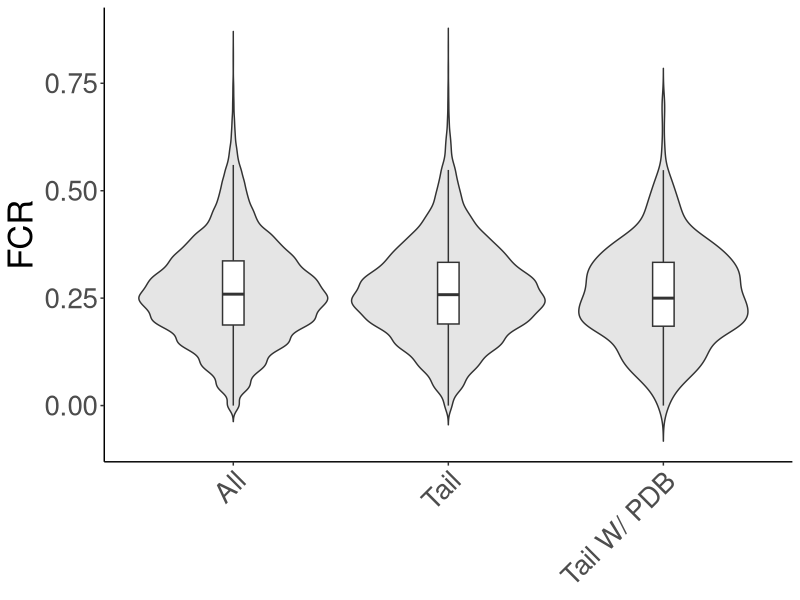
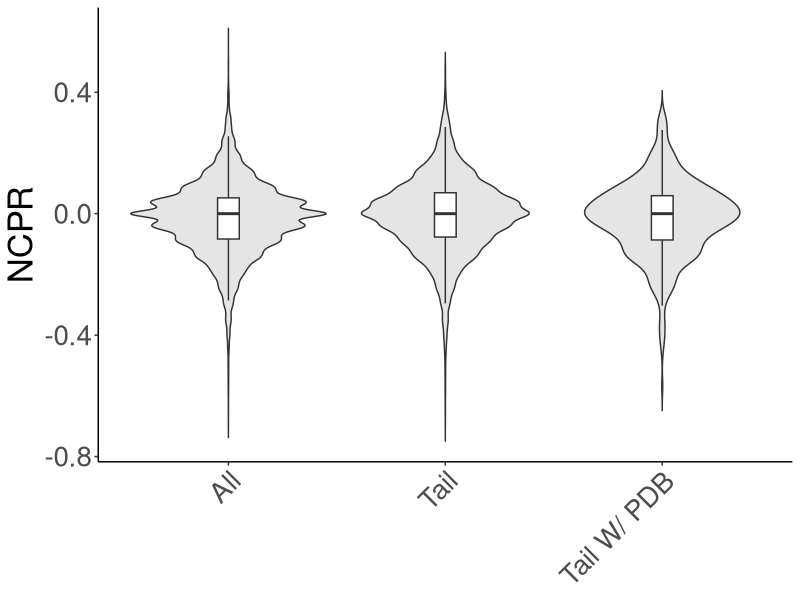
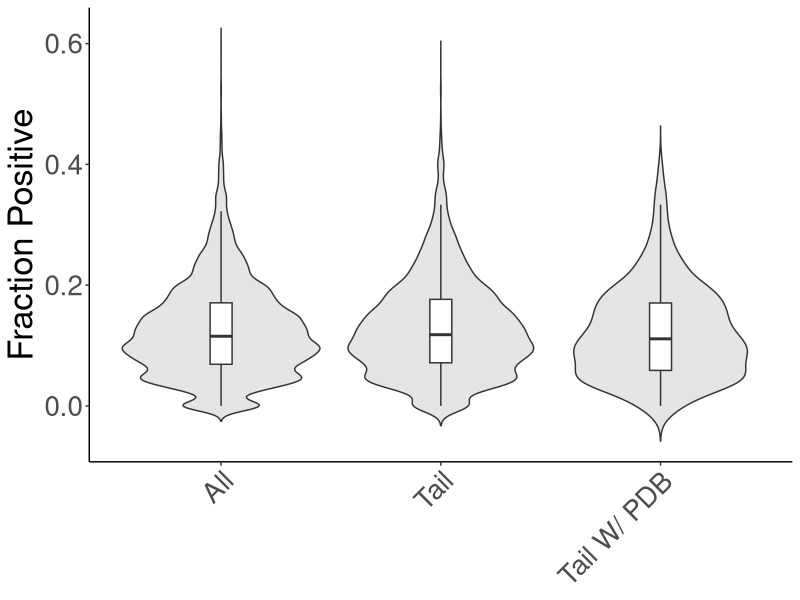
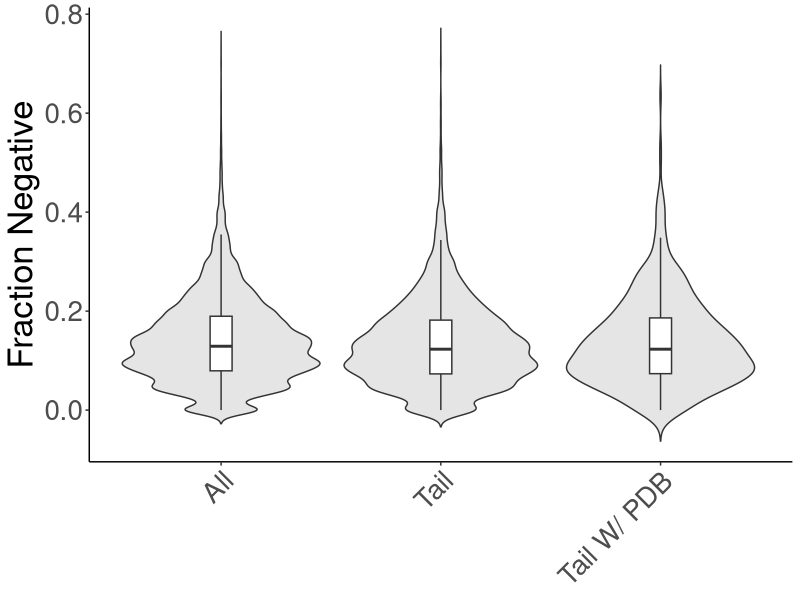
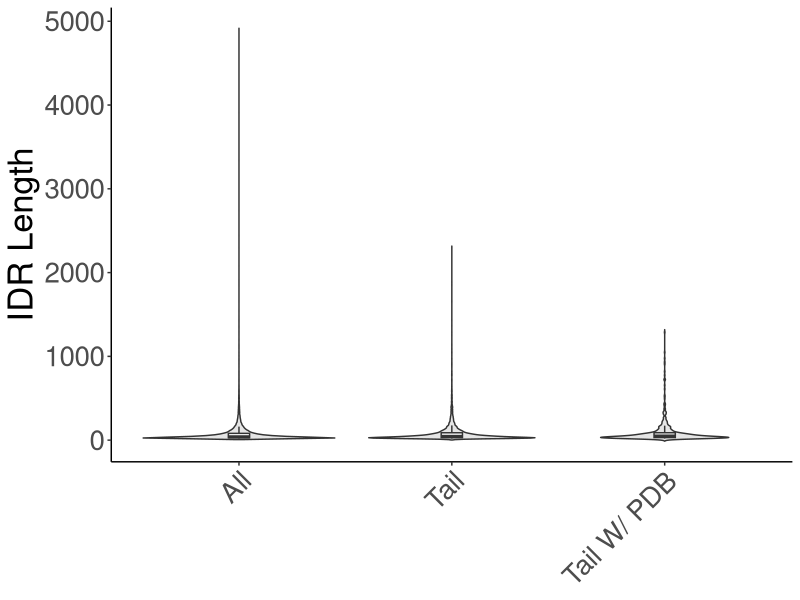
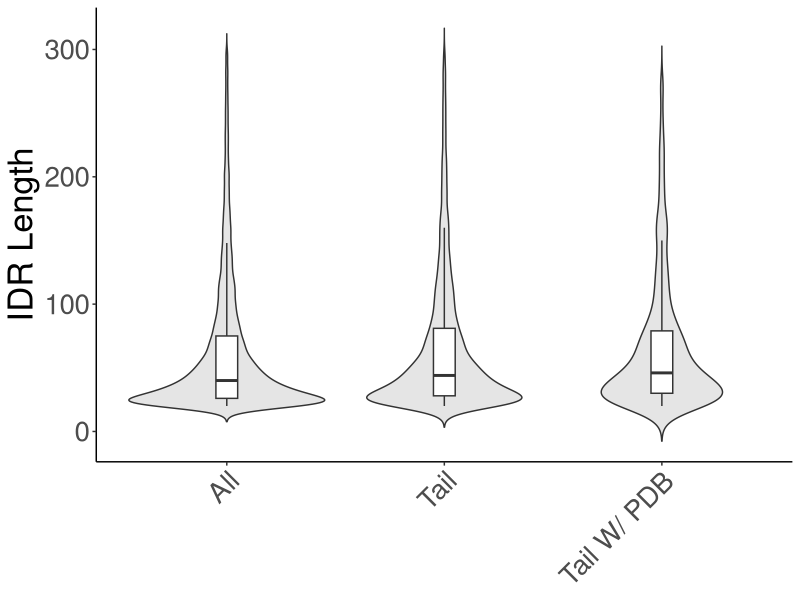
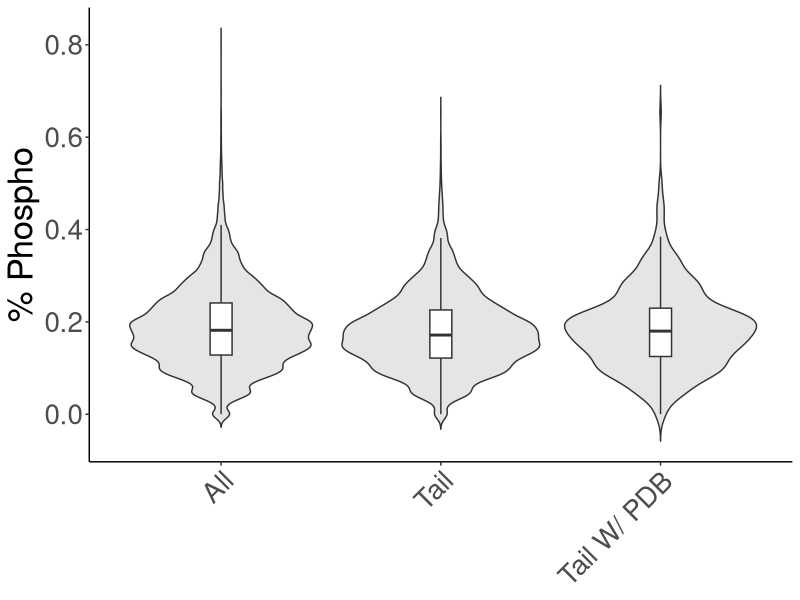
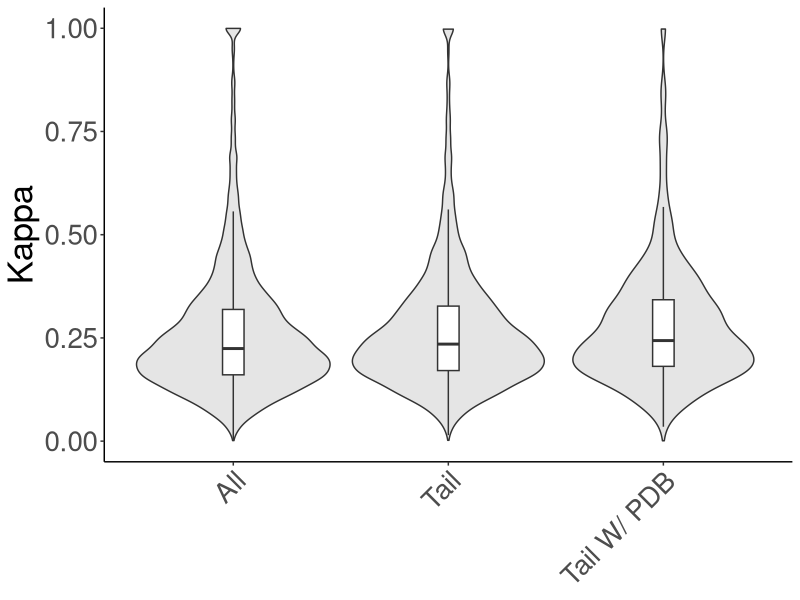

Write the R code that produced these figures, in order. (Note: this script raises an error after producing the figures.)
library(dplyr)
library(tidyr)
library(ggplot2)
library(rstatix) #requires installation of 'coin' packages as well

fcr_data = read.csv('./Output_Data/fcr.csv')
ncpr_data = read.csv('./Output_Data/ncpr.csv')
fp_data = read.csv('./Output_Data/fp.csv')
fn_data = read.csv('./Output_Data/fn.csv')
idr_len_data = read.csv('./Output_Data/idr_len.csv')
idr_len_sequence_len_data = read.csv('./Output_Data/idr_len_sequence_len.csv')
kappa_data = read.csv('./Output_Data/kappa.csv')
phospho_data = read.csv('./Output_Data/phospho.csv')


fcr_long_df = fcr_data %>% gather(idr_type, fcr, all:C_w_pdb) %>% filter(!is.na(fcr)) %>% as.data.frame()
ncpr_long_df = ncpr_data %>% gather(idr_type, ncpr, all:C_w_pdb) %>% filter(!is.na(ncpr)) %>% as.data.frame()
fp_long_df = fp_data %>% gather(idr_type, fp, all:C_w_pdb) %>% filter(!is.na(fp)) %>% as.data.frame()
fn_long_df = fn_data %>% gather(idr_type, fn, all:C_w_pdb) %>% filter(!is.na(fn)) %>% as.data.frame()
idr_len_long_df = idr_len_data %>% gather(idr_type, idr_len, all:C_w_pdb) %>% filter(!is.na(idr_len)) %>% as.data.frame()
idr_len_sequence_len_long_df = idr_len_sequence_len_data %>% gather(idr_type, idr_len_sequence_len, all:C_w_pdb) %>% filter(!is.na(idr_len_sequence_len)) %>% as.data.frame()
kappa_long_df = kappa_data %>% gather(idr_type, kappa, all:C_w_pdb) %>% filter(!is.na(kappa)) %>% as.data.frame()
phospho_long_df = phospho_data %>% gather(idr_type, phospho, all:C_w_pdb) %>% filter(!is.na(phospho)) %>% as.data.frame()


combine_n_c_term = function(data)
{
  n_c_tail_data = data %>% filter(idr_type %in% c('N', 'C')) %>% as.data.frame()
  n_c_tail_w_pdb_data = data %>% filter(idr_type %in% c('N_w_pdb', 'C_w_pdb')) %>% as.data.frame()
  
  n_c_tail_data$idr_type = 'tail'
  n_c_tail_w_pdb_data$idr_type = 'tail_w_pdb'
  
  data = bind_rows(data, n_c_tail_data)
  data = bind_rows(data, n_c_tail_w_pdb_data)
  
  data = data %>% filter((idr_type %in% c('N', 'C', 'N_w_pdb', 'C_w_pdb')) == FALSE) %>% as.data.frame()
  
  return(data)
}

fcr_long_df_processed = combine_n_c_term(fcr_long_df)
ncpr_long_df_processed = combine_n_c_term(ncpr_long_df)
fp_long_df_processed = combine_n_c_term(fp_long_df)
fn_long_df_processed = combine_n_c_term(fn_long_df)
idr_len_long_df_processed = combine_n_c_term(idr_len_long_df)
idr_len_sequence_len_long_df_processed = combine_n_c_term(idr_len_sequence_len_long_df)
kappa_long_df_processed = combine_n_c_term(kappa_long_df)
phospho_long_df_processed = combine_n_c_term(phospho_long_df)

all_features_long_df = cbind(fcr_long_df, 
                             ncpr_long_df,
                             fp_long_df,
                             fn_long_df,
                             idr_len_long_df,
                             idr_len_sequence_len_long_df,
                             kappa_long_df,
                             phospho_long_df)



plot_single_feature = function(data, feature, feature_str, comparison_type_str)
{
  
  if (comparison_type_str == 'All') { 
    data = data %>% filter(idr_type %in% c('all', 'tail', 'tail_w_pdb')) %>% as.data.frame()
    data[data$idr_type == 'all', 'idr_type'] = 'All'
    data[data$idr_type == 'tail', 'idr_type'] = 'Tail'
    data[data$idr_type == 'tail_w_pdb', 'idr_type'] = 'Tail W/ PDB'
    data$idr_type = factor(data$idr_type, levels = c('All', 'Tail', 'Tail W/ PDB'))
    plot_save_dir = './Output_Plots/All_Comparison'
  } else {
    data = data %>% filter(idr_type %in% c('non_tail', 'tail', 'tail_w_pdb')) %>% as.data.frame()
    data[data$idr_type == 'non_tail', 'idr_type'] = 'Non-Tail'
    data[data$idr_type == 'tail', 'idr_type'] = 'Tail'
    data[data$idr_type == 'tail_w_pdb', 'idr_type'] = 'Tail W/ PDB'
    data$idr_type = factor(data$idr_type, levels = c('Non-Tail', 'Tail', 'Tail W/ PDB'))
    plot_save_dir = './Output_Plots/Non_Tail_Comparison'
  }
  
  dir.create(plot_save_dir, recursive = TRUE, showWarnings = FALSE)
  
  
  if (feature_str == 'Kappa')
  {
    print(ggplot(data = data, aes_string(x = 'idr_type', y = feature)) + 
            geom_violin(trim=FALSE, fill="grey80", alpha = .5) + 
            labs(y = feature_str) + 
            ylim(0,1) +
            theme_classic() + 
            geom_boxplot(width=0.1, outlier.shape = NA) +
            theme(plot.title = element_text(size=15), text=element_text(size=25), axis.title.x = element_blank(), axis.text.x = element_text(angle = 45, hjust = 1)))
    plot_name = gsub('/','_',feature_str)
    plot_name = gsub('% ', '',plot_name)
    ggsave(paste(plot_save_dir, paste0(plot_name, '.tiff'), sep = '/'), width = 4, height = 8)
  }
  
  else
  {
    print(ggplot(data = data, aes_string(x = 'idr_type', y = feature)) + 
            geom_violin(trim=FALSE, fill="grey80", alpha = .5) + 
            labs(y = feature_str) + 
            theme_classic() + 
            geom_boxplot(width=0.1, outlier.shape = NA) +
            theme(plot.title = element_text(size=15), text=element_text(size=25), axis.title.x = element_blank(), axis.text.x = element_text(angle = 45, hjust = 1)))
    plot_name = gsub('/','_',feature_str)
    plot_name = gsub('% ', '',plot_name)
    ggsave(paste(plot_save_dir, paste0(plot_name, '.tiff'), sep = '/'), width = 4, height = 8)
    
    if (feature == 'idr_len')
    {
      data = data %>% filter(idr_len <= 300) %>% as.data.frame()
      print(ggplot(data = data, aes_string(x = 'idr_type', y = feature)) + 
              geom_violin(trim=FALSE, fill="grey80", alpha = .5) + 
              labs(y = feature_str) + 
              theme_classic() + 
              geom_boxplot(width=0.1, outlier.shape = NA) + 
              theme(plot.title = element_text(size=15), text=element_text(size=25), axis.title.x = element_blank(), axis.text.x = element_text(angle = 45, hjust = 1)))
      plot_name = paste(plot_name, 'lte_300', sep = '_')
      ggsave(paste(plot_save_dir, paste0(plot_name, '.tiff'), sep = '/'), width = 4, height = 8)
    }
  }
    
}

for (comparison_type in c('All', 'Non_Tail'))
{
  plot_single_feature(fcr_long_df_processed, 'fcr', 'FCR', comparison_type)
  plot_single_feature(ncpr_long_df_processed, 'ncpr', 'NCPR', comparison_type)
  plot_single_feature(fp_long_df_processed, 'fp', 'Fraction Positive', comparison_type)
  plot_single_feature(fn_long_df_processed, 'fn', 'Fraction Negative', comparison_type)
  plot_single_feature(idr_len_long_df_processed, 'idr_len', 'IDR Length', comparison_type)
  plot_single_feature(phospho_long_df_processed, 'phospho', '% Phospho', comparison_type)
  plot_single_feature(kappa_long_df_processed, 'kappa', 'Kappa', comparison_type)
}

plot_idr_len_power_law = function()
{
  ggplotColours <- function(n = 6, h = c(0, 360) + 15){
    if ((diff(h) %% 360) < 1) h[2] <- h[2] - 360/n
    hcl(h = (seq(h[1], h[2], length = n)), c = 100, l = 65)
  }
  
  plot_save_dir = './Output_Plots/Non_Tail_Comparison'
  dir.create(plot_save_dir, recursive = TRUE, showWarnings = FALSE)
  
  
  get_hist_info = function(data)
  {
    hist_output = hist(data$idr_len, breaks = seq(10,300,10), include.lowest = FALSE)
    print(hist_output$breaks)
    print(hist_output$counts)
    return(data.frame(idr_len = hist_output$breaks, num = c(hist_output$counts,NA), idr_type = unique(data$idr_type)))
  }
  
  data = idr_len_long_df_processed
  #data = data %>% filter(idr_len <= 300) %>% filter(idr_type != 'all') %>% as.data.frame()
  data = data %>% filter(idr_type != 'all') %>% as.data.frame()
  

  data[data$idr_type == 'non_tail', 'idr_type'] = 'Non-Tail'
  data[data$idr_type == 'tail', 'idr_type'] = 'Tail'
  data[data$idr_type == 'tail_w_pdb', 'idr_type'] = 'Tail W/ PDB'
  data$idr_type = factor(data$idr_type, levels = c('Non-Tail', 'Tail', 'Tail W/ PDB'))
  
  data_median = data %>% group_by(idr_type) %>% summarise(grp.median = median(idr_len)) %>% as.data.frame()
  
  print(ggplot(data = data, aes(x = idr_len, color = idr_type, fill = idr_type)) + 
          stat_density(geom="line",position="identity", size = 1.5) +
          labs(x = 'IDR Length', y = 'Density') + 
          scale_color_manual(values = c(ggplotColours(3)[3], ggplotColours(3)[1], ggplotColours(3)[2])) +
          geom_vline(data=data_median, aes(xintercept=grp.median, color=idr_type),
                     linetype="dashed", size = 1, show.legend = F) +
          theme_classic() + 
          scale_x_continuous(breaks=seq(0, 300, 50)) +
          coord_cartesian(xlim=c(0,300)) +
          theme(legend.title = element_blank(), legend.position = c(.5,.5), text=element_text(size=20)))
  plot_name = paste('idr_len_all_density', sep = '_')
  ggsave(paste(plot_save_dir, paste0(plot_name, '.tiff'), sep = '/'), width=6, height=4)
  
  
  
  plot_save_dir = './Output_Plots/All_Comparison'
  dir.create(plot_save_dir, recursive = TRUE, showWarnings = FALSE)
  
  
  data = idr_len_long_df_processed
  data = data %>% filter(idr_type != 'non_tail') %>% as.data.frame()
  
  data[data$idr_type == 'all', 'idr_type'] = 'All'
  data[data$idr_type == 'tail', 'idr_type'] = 'Tail'
  data[data$idr_type == 'tail_w_pdb', 'idr_type'] = 'Tail W/ PDB'
  data$idr_type = factor(data$idr_type, levels = c('All', 'Tail', 'Tail W/ PDB'))
  
  data_median = data %>% group_by(idr_type) %>% summarise(grp.median = median(idr_len)) %>% as.data.frame()
  
  print(ggplot(data = data, aes(x = idr_len, color = idr_type, fill = idr_type)) + 
          stat_density(geom="line",position="identity", size = 1.5) +
          labs(x = 'IDR Length', y = 'Density') + 
          scale_color_manual(values = c(ggplotColours(3)[3], ggplotColours(3)[1], ggplotColours(3)[2])) +
          geom_vline(data=data_median, aes(xintercept=grp.median, color=idr_type),
                     linetype="dashed", size = 1, show.legend = F) +
          theme_classic() + 
          scale_x_continuous(breaks=seq(0, 300, 50)) +
          coord_cartesian(xlim=c(0,300)) +
          theme(legend.title = element_blank(), legend.position = c(.5,.5), text=element_text(size=20)))
  plot_name = paste('idr_len_all_density', sep = '_')
  ggsave(paste(plot_save_dir, paste0(plot_name, '.tiff'), sep = '/'), width=6, height=4)
                    
  
}



fcr_long_df_processed %>% group_by(idr_type) %>% summarise(mean(fcr)) %>% as.data.frame()
ncpr_long_df_processed %>% group_by(idr_type) %>% summarise(mean(ncpr)) %>% as.data.frame()
idr_len_sequence_len_long_df_processed %>% group_by(idr_type) %>% summarise(mean(idr_len_sequence_len)) %>% as.data.frame()
idr_len_sequence_len_long_df_processed %>% group_by(idr_type) %>% summarise(median(idr_len_sequence_len)) %>% as.data.frame()
idr_len_long_df_processed %>% group_by(idr_type) %>% summarise(mean(idr_len)) %>% as.data.frame()

pairwise.wilcox.test(phospho_long_df_processed$phospho, phospho_long_df_processed$idr_type, p.adjust.method="none")
pairwise.wilcox.test(kappa_long_df_processed$kappa, kappa_long_df_processed$idr_type, p.adjust.method="none")
pairwise.wilcox.test(ncpr_long_df_processed$ncpr, fcr_long_df_processed$idr_type, p.adjust.method="none")
pairwise.wilcox.test(fcr_long_df_processed$fcr, fcr_long_df_processed$idr_type, p.adjust.method="none")
pairwise.wilcox.test(fp_long_df_processed$fp, fp_long_df_processed$idr_type, p.adjust.method="none")
pairwise.wilcox.test(fn_long_df_processed$fn, fn_long_df_processed$idr_type, p.adjust.method="none")
pairwise.wilcox.test(idr_len_long_df_processed$idr_len, idr_len_long_df_processed$idr_type, p.adjust.method="none")

phospho_long_df_processed %>% wilcox_effsize(phospho ~ idr_type) %>% as.data.frame()
kappa_long_df_processed %>% wilcox_effsize(kappa ~ idr_type) %>% as.data.frame()
ncpr_long_df_processed %>% wilcox_effsize(ncpr ~ idr_type) %>% as.data.frame()
fcr_long_df_processed %>% wilcox_effsize(fcr ~ idr_type) %>% as.data.frame()
fp_long_df_processed %>% wilcox_effsize(fp ~ idr_type) %>% as.data.frame()
fn_long_df_processed %>% wilcox_effsize(fn ~ idr_type) %>% as.data.frame()
idr_len_long_df_processed %>% wilcox_effsize(idr_len ~ idr_type) %>% as.data.frame()




plot_phase_diagram_individual = function(data, idr_type_str)
{
  plot_save_dir = './Output_Plots'
  dir.create(plot_save_dir, recursive = TRUE, showWarnings = FALSE)
  
  
  data = data %>% filter(idr_type == idr_type_str) %>% as.data.frame()
  
  data[data$idr_type == 'all', 'idr_type'] = 'All'
  data[data$idr_type == 'tail', 'idr_type'] = 'Tail'
  data[data$idr_type == 'tail_w_pdb', 'idr_type'] = 'Tail W PDB'
  
  print(ggplot(data = data, aes(fp, fn) ) + 
          geom_density_2d_filled(binwidth=2) +
          ylim(0,.4) +
          xlim(0,.4) + 
          labs(y = 'Fraction Negative', x = 'Fraction Positive') + 
          theme_classic() + 
          theme(plot.title = element_text(size=15), text=element_text(size=25)))
  
  plot_name = paste0(paste('phase_diagram', idr_type_str, sep = '_'), '.tiff')
  ggsave(paste(plot_save_dir, plot_name, sep = '/'),dpi = 300)
  
}


plot_phase_diagram_facet = function(data)
{
  data = data %>% filter(idr_type != 'non_tail') %>% as.data.frame()
  
  plot_save_dir = './Output_Plots'
  dir.create(plot_save_dir, recursive = TRUE, showWarnings = FALSE)
  
  
  data[data$idr_type == 'all', 'idr_type'] = 'All'
  data[data$idr_type == 'tail', 'idr_type'] = 'Tail'
  data[data$idr_type == 'tail_w_pdb', 'idr_type'] = 'Tail W PDB'
  
  data$idr_type = factor(data$idr_type, levels = c('All', 'Tail', 'Tail W PDB'))
  
  print(ggplot(data = data, aes(fp, fn) ) + 
          geom_density_2d_filled(binwidth=2) +
          facet_wrap(vars(idr_type)) + 
          ylim(0,.4) +
          xlim(0,.4) + 
          labs(y = 'Fraction Negative', x = 'Fraction Positive') + 
          theme_classic() + 
          theme(plot.title = element_text(size=15), text=element_text(size=25), axis.text.x = element_text(angle = 45, hjust = 1)))
  
  plot_name = paste0(paste('phase_diagram_facet', sep = '_'), '.tiff')
  ggsave(paste(plot_save_dir, plot_name, sep = '/'),width = 8, height = 6)
  
}

phase_diagram_df = cbind(fp_long_df_processed,fn_long_df_processed)
phase_diagram_df = phase_diagram_df[,c(1,2,4)]

plot_phase_diagram_individual(phase_diagram_df, 'all')
plot_phase_diagram_individual(phase_diagram_df, 'tail')
plot_phase_diagram_individual(phase_diagram_df, 'tail_w_pdb')
plot_phase_diagram_facet(phase_diagram_df)
  
phase_diagram_df %>% group_by(idr_type) %>% filter((fp+fn) > .35) %>% filter(abs((fp-fn)) <= .35) %>% summarise(count = n()) %>% as.data.frame()
phase_diagram_df %>% group_by(idr_type) %>% filter((fp+fn) > .35) %>% filter(abs((fp-fn)) > .35) %>% summarise(count = n()) %>% as.data.frame()
